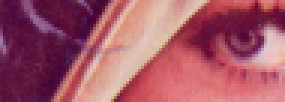
#> input picture image.png, 95 x 34 px, given in place of image.jpg, which was not available (shown 3 times larger)
$ jupyter execute dbscan.ipynb
#> lines starting #> are read from the running program, lines starting #| are printed output that depends on the picture; pictures that were not available may be replaced by others from this repository, and a replacement may not be noted
[cell 1]
import numpy as np
import matplotlib.pyplot as plt
from PIL import Image
#for image processing(python image processing)
from queue import Queue
#optional package

[cell 2]
image=Image.open('image.jpg')
#> image is the input picture: PIL image 95x34 RGBA; mean R, G, B, A 164, 87.2, 103.5, 255
grayscale_image=image.convert('L')
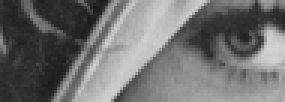
#> grayscale_image: PIL image 95x34 L (shown 3 times larger); min 27, max 211, mean 112
#in DBSCAN colors don't matter, so we can
#simplify the process by turning the image into
#mode 'L' which means grayscale(black and white)

[cell 3]
image_array=np.array(grayscale_image)
#creating a 2D numpy array where each element
#stores the intensity(how black or how white)
#of each pixel
height,width=image_array.shape
#> height = 34; width = 95
#image_array.shape returns a tuple

[cell 4]
data=[]
for x in range (width):
    for y in range (height):
        intensity = image_array[y,x]
        data.append([x,y,intensity])
#> after the loop, data = 3230 items, first 6: [0, 0, 56], [0, 1, 51], [0, 2, 53], [0, 3, 49], [0, 4, 43], [0, 5, 47]
#creating a list of pixel coordinates with
#intensity values
data=np.array(data)
#turning the data list into a np array

[cell 5]
class DBSCAN:
    def __init__(self, eps, min_samples):
        # Initialize the DBSCAN model with the given parameters.
        # eps: Maximum distance between two samples for them to be considered as in the same neighborhood.
        # min_samples: Minimum number of points required to form a dense region (cluster).
        self.eps = eps
        self.min_samples = min_samples
        self.labels_ = None  # To store cluster labels for each data point

    def euclidean_distance(self, point1, point2):
        # Calculate the Euclidean distance(the one we have in coordinates!) between two points.
        # point1, point2: Points represented as numpy arrays
        return np.sqrt(np.sum((point1 - point2)**2))

    def fit(self, data):
        # Fit the DBSCAN model to the data
        # data: 2D array where each row represents a point with coordinates and intensity

        # Create spatial grid for indexing
        grid_size = int(np.ceil(self.eps)) + 1  # Determine the size of grid cells based on eps
        grid = {}  # Dictionary(remember c++ maps???) to store points in each grid cell

        # Populate the grid with points
        for point in data:
            x, y = point[:2]  # Extract x and y coordinates
            grid_x, grid_y = int(x // grid_size), int(y // grid_size)  # Determine the grid cell coordinates!
            if (grid_x, grid_y) not in grid:
                grid[(grid_x, grid_y)] = []  # Initialize list for new grid cells
            grid[(grid_x, grid_y)].append(point)  # Add the point to the corresponding grid cell
#> this loop made 3230 passes
#> (point, x, y, grid_x) on passes 1 to 3: ([0, 0, 56], 0, 0, 0), ([0, 1, 51], 0, 1, 0), ([0, 2, 53], 0, 2, 0)
#> after the loop, grid = 2 items

        labels = -1 * np.ones(data.shape[0], dtype=int)  # Initialize labels: -1 indicates unclassified points:(
#> labels = 3230 values from -1 to -1
        cluster_id = 0  # Initialize cluster ID counter
        total_points = data.shape[0]  # Total number of points in the dataset(used in counter) :)
#> total_points = 3230

        def get_neighbors(point):
            # Retrieve neighbors of a given point within eps distance
            x, y = point[:2]  # Extract x and y coordinates
            grid_x, grid_y = int(x // grid_size), int(y // grid_size)  # Determine the grid cell coordinates
            neighbors = []  # List to store neighbor points

            # Check neighboring grid cells
            for dx in range(-1, 2):  # Iterate over neighboring grid cells in x direction
                for dy in range(-1, 2):  # Iterate over neighboring grid cells in y direction
                    check_grid = grid.get((grid_x + dx, grid_y + dy), [])  # Get points from the neighboring grid cell
                    for neighbor in check_grid:
                        if self.euclidean_distance(point, neighbor) <= self.eps:
                            neighbors.append(neighbor)  # Add neighbor if it is within eps distance
            return neighbors  # Return the list of neighbors

        def expand_cluster(point_idx, neighbors):
            # Expand the cluster from a given core point and its neighbors
            labels[point_idx] = cluster_id  # Assign cluster ID to the core point
            i = 0
            while i < len(neighbors):
                neighbor = neighbors[i]  # Get the current neighbor point
                # Find the index of the neighbor point in the original data
                neighbor_idx = np.where(np.all(data == neighbor, axis=1))[0][0]

                if labels[neighbor_idx] == -1:
                    labels[neighbor_idx] = cluster_id  # Assign cluster ID to noise points
                elif labels[neighbor_idx] == 0:
                    labels[neighbor_idx] = cluster_id  # Assign cluster ID to unvisited points
                    new_neighbors = get_neighbors(neighbor)  # Get neighbors of the new point
                    if len(new_neighbors) >= self.min_samples:
                        neighbors.extend(new_neighbors)  # Add new neighbors to the list
                i += 1

        # Main loop to iterate over all data points
        for i, point in enumerate(data):
            if i % 100 == 0:  # Print progress every 100 points
                print(f"Processing point {i}/{total_points}")

            if labels[i] == -1:
                neighbors = get_neighbors(point)  # Find neighbors for the current point
                if len(neighbors) >= self.min_samples:
                    cluster_id += 1  # Increment cluster ID for a new cluster
                    expand_cluster(i, neighbors)  # Expand the cluster from the current point
#> this loop made 3230 passes
#> point on passes 1, 13: [0, 0, 56], [0, 12, 125]
#| Processing point 0/3230
#| Processing point 100/3230
#| Processing point 200/3230
#| Processing point 300/3230
#| Processing point 400/3230
#| Processing point 500/3230
#| Processing point 600/3230
#| Processing point 700/3230
#> (further printed lines are left out)
#> after the loop, cluster_id = 10

        self.labels_ = labels  # Store the final cluster labels
        return self  # Return the DBSCAN object for  chaining!!!

[cell 6]
dbscan=DBSCAN(eps=50,min_samples=50)
#instantiating the class
dbscan.fit(data)
#fitting the model on preprocessed image
labels=dbscan.labels_
#assigning labels into the variable
unique_labels=np.unique(labels)
#> unique_labels = [1, 2, 3, 4, 5, 6, 7, 8, 9, 10]
#checking unique cluster IDs found
print(f"Number of clusters found(with noise):{len(unique_labels)}")
#| Number of clusters found(with noise):10

[cell 7]
clustered_image=labels.reshape((height,width))
#reshape the 1D array back into a 2D array of dimenstions

[cell 8]
plt.imshow(clustered_image,cmap='tab20b')
#displaying an image from a 2D array and using a colormap
plt.colorbar()
#adds colorbar to the side of our plot, which shows
#the mapping of colors to cluster labels and makes it easier to
#to identify which color corresponds to which cluster labels
plt.title('DBSCAN Clustered Image')
#adds title!
plt.show()
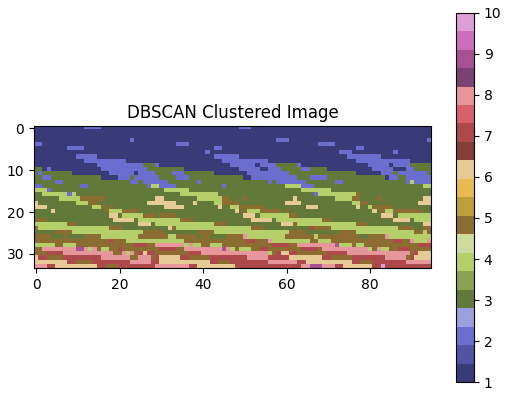
#> figure drawn by matplotlib, 2 panels
#render and display

#this will show us clusters and noise pixels(organizing the imageb)

[cell 9]
plt.hist(data[:, 2], bins=50)
plt.title('Intensity Distribution')
plt.show()
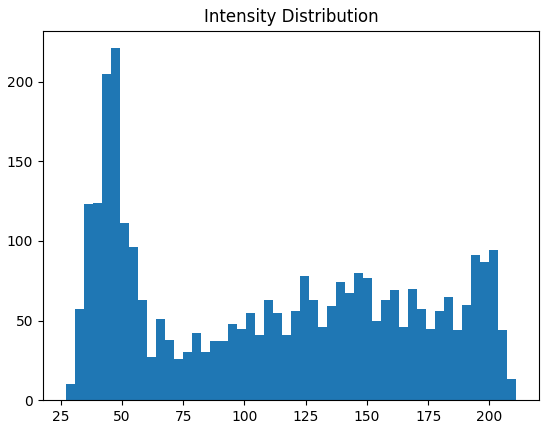
#> figure drawn by matplotlib, 1 panel; tallest bar 221 high, from x = 45.4 to 49.08

[cell 10]
plt.plot(image_array.mean(axis=1))  # Average intensity per row
plt.title('Average Intensity Per Row')
plt.xlabel('Row')
plt.ylabel('Intensity')
plt.show()
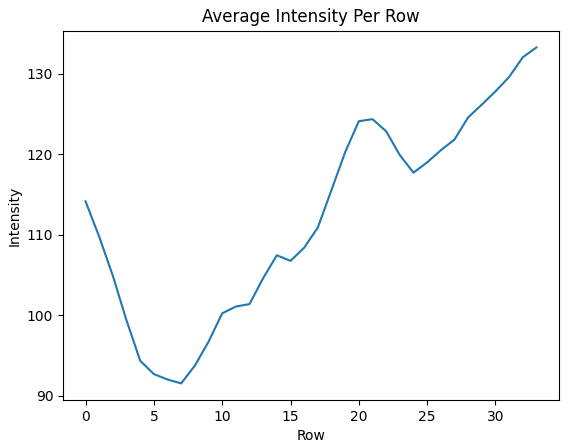
#> figure drawn by matplotlib, 1 panel; curve peaks at x = 33, y = 133.2
